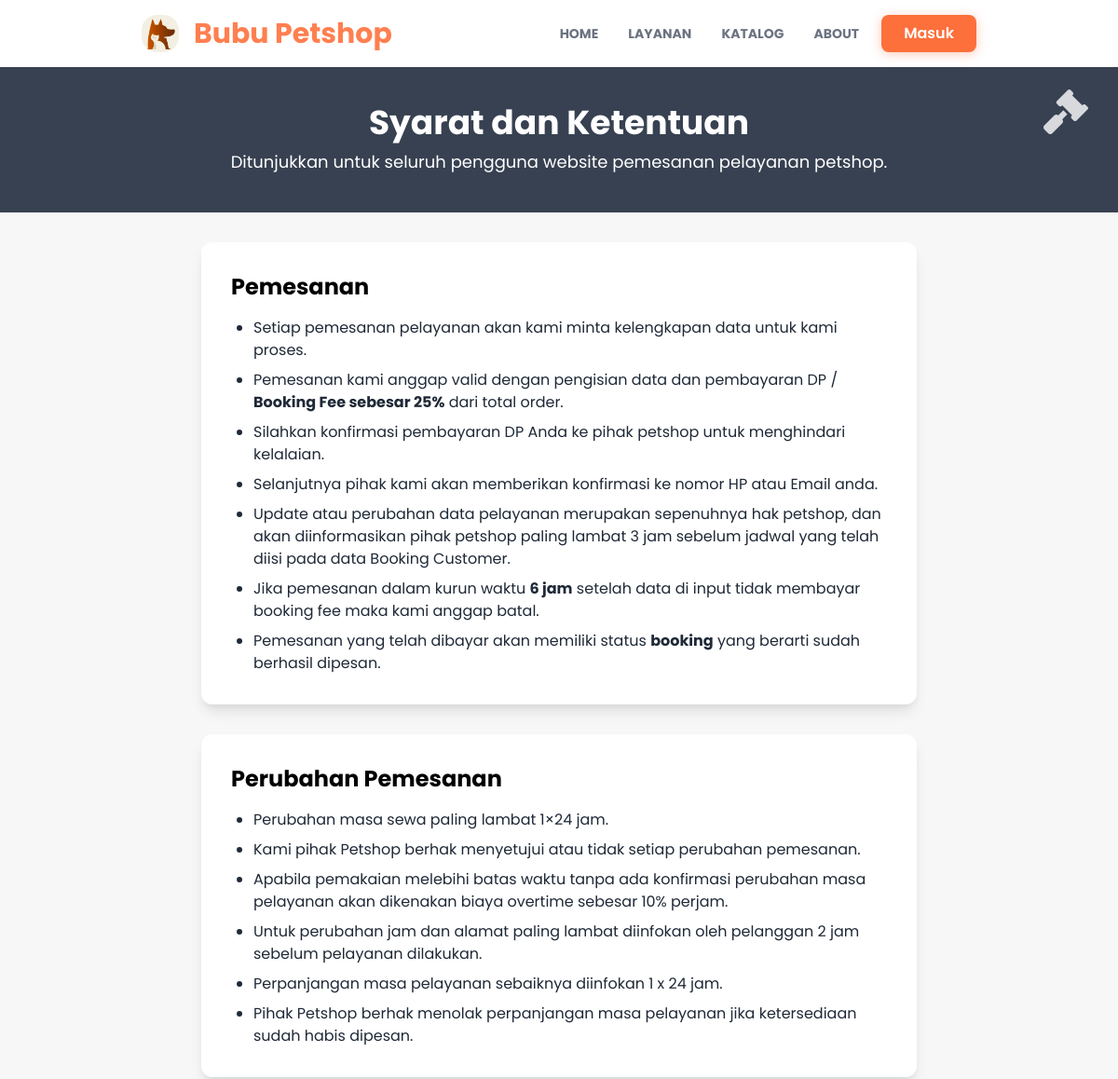
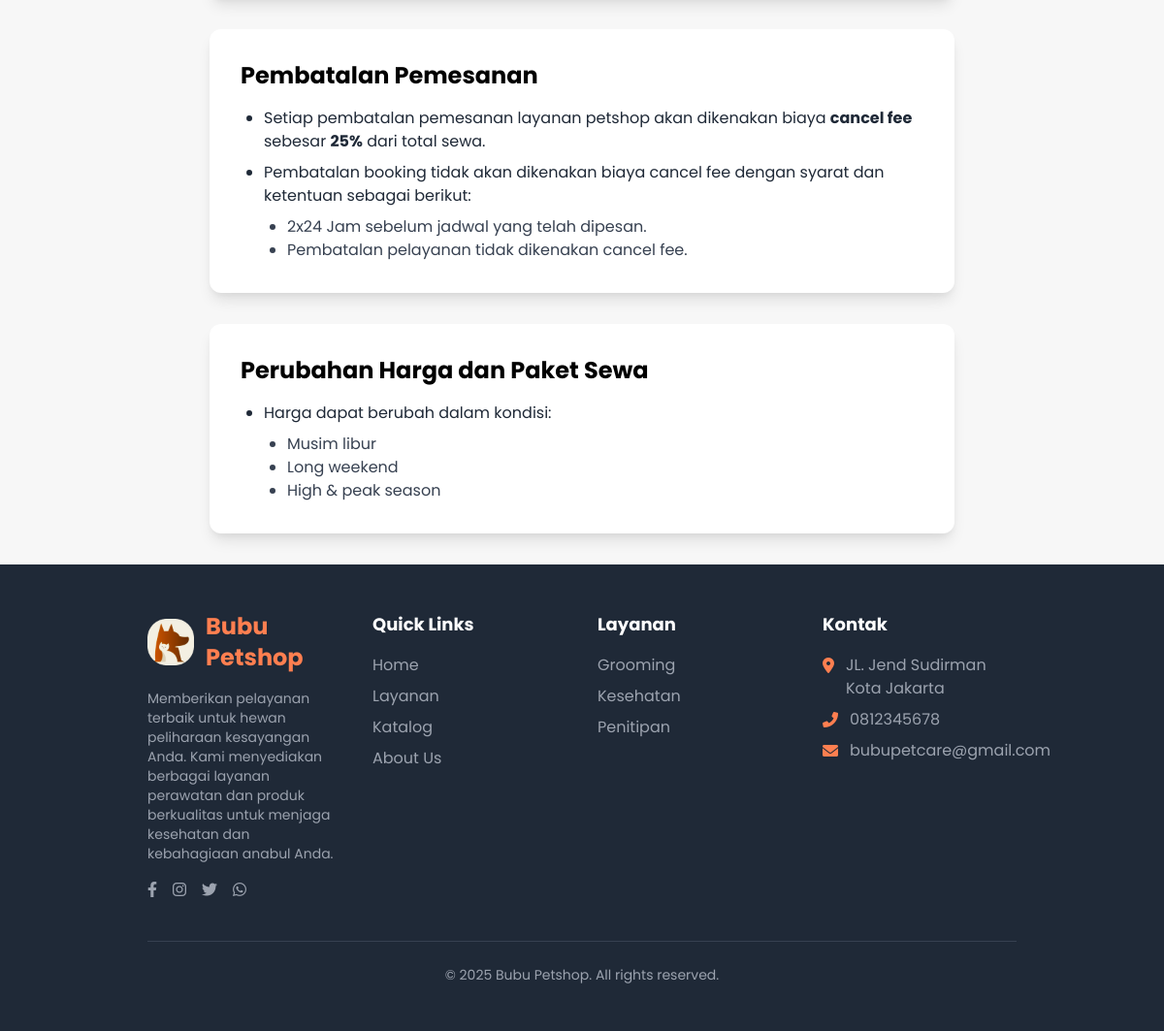
Page /syaratdanketentuan/ on the committed database (2 pictures, top to bottom).
### detailpetcare/models.py (models this page shows, shortened)
class DetailPetcare(models.Model):
    id = models.AutoField(primary_key=True)
    nama_petcare = models.CharField(max_length=50)
    tlp_petcare = models.CharField(max_length=20)
    email_petcare = models.CharField(max_length=100)
    alamat_petcare = models.TextField(blank=True, null=True)
    maps_petcare = models.CharField(max_length=1000, blank=True, null=True)
    deskripsi_petcare = models.TextField(blank=True, null=True)
    rekening_petcare = models.CharField(max_length=100, blank=True, null=True)
    pemilik_rekening = models.CharField(max_length=100, blank=True, null=True)
    nama_bank = models.CharField(max_length=100, blank=True, null=True)
    class Meta:
        db_table = 'detail_petcare'
        verbose_name_plural = "Detail Petcare"

### syaratdanketentuan/views.py (the view)
# urls.py: path("", views.index , name="index"),
def index(request):
    context = {
        'title': "Syarat dan Ketentuan",
    }
    return render(request, 'home/snkIndex.html', context)

### user/context_processors.py (called while the page is built)
def detail_petcare(request):
    try:
        detail = DetailPetcare.objects.first()
    except Exception:
        detail = None
    return {'detail_petcare': detail}

def current_route(request):
    match = request.resolver_match
    return {
        'namespace': match.namespace if match else '',
        'url_name': match.url_name if match else ''
    }

### templates/home/snkIndex.html (shortened to what this page needs)
{% extends 'base.html' %}
{% load static %}
{% block content %}
<div class="bg-gray-700 py-10 px-4 relative">
  <div class="container mx-auto text-center">
    <h1 class="text-4xl font-bold text-white mb-2">Syarat dan Ketentuan</h1>
    <p class="text-white text-lg">Ditunjukkan untuk seluruh pengguna website pemesanan pelayanan petshop.</p>
  </div>
  <i class="fas fa-gavel absolute top-6 right-8 sm:right-8 text-white opacity-80 text-4xl md:text-5xl section-icon"></i>
</div>
<section class="max-w-3xl mx-auto bg-white rounded-xl shadow-lg p-8 my-8">
  <h2 class="text-2xl font-bold mb-4 text-orange-600">Pemesanan</h2>
  <ul class="list-disc pl-6 space-y-2 text-gray-800">
    <li>Setiap pemesanan pelayanan akan kami minta kelengkapan data untuk kami proses.</li>
    <li>Pemesanan kami anggap valid dengan pengisian data dan pembayaran DP / <strong>Booking Fee sebesar 25%</strong>
      dari total order.</li>
    <li>Silahkan konfirmasi pembayaran DP Anda ke pihak petshop untuk menghindari kelalaian.</li>
    <li>Selanjutnya pihak kami akan memberikan konfirmasi ke nomor HP atau Email anda.</li>
    <li>Update atau perubahan data pelayanan merupakan sepenuhnya hak petshop, dan akan diinformasikan pihak petshop
      paling lambat 3 jam sebelum jadwal yang telah diisi pada data Booking Customer.</li>
    <li>Jika pemesanan dalam kurun waktu <strong>6 jam</strong> setelah data di input tidak membayar booking fee maka
      kami anggap batal.</li>
    <li>Pemesanan yang telah dibayar akan memiliki status <strong>booking</strong> yang berarti sudah berhasil dipesan.
    </li>
  </ul>
</section>
<section class="max-w-3xl mx-auto bg-white rounded-xl shadow-lg p-8 my-8">
  <h2 class="text-2xl font-bold mb-4 text-orange-600">Perubahan Pemesanan</h2>
  <ul class="list-disc pl-6 space-y-2 text-gray-800">
    <li>Perubahan masa sewa paling lambat 1×24 jam.</li>
    <li>Kami pihak Petshop berhak menyetujui atau tidak setiap perubahan pemesanan.</li>
    <li>Apabila pemakaian melebihi batas waktu tanpa ada konfirmasi perubahan masa pelayanan akan dikenakan biaya
      overtime sebesar 10% perjam.</li>
    <li>Untuk perubahan jam dan alamat paling lambat diinfokan oleh pelanggan 2 jam sebelum pelayanan dilakukan.</li>
    <li>Perpanjangan masa pelayanan sebaiknya diinfokan 1 x 24 jam.</li>
    <li>Pihak Petshop berhak menolak perpanjangan masa pelayanan jika ketersediaan sudah habis dipesan.</li>
  </ul>
</section>
<section class="max-w-3xl mx-auto bg-white rounded-xl shadow-lg p-8 my-8">
  <h2 class="text-2xl font-bold mb-4 text-orange-600">Pembatalan Pemesanan</h2>
  <ul class="list-disc pl-6 space-y-2 text-gray-800">
    <li>Setiap pembatalan pemesanan layanan petshop akan dikenakan biaya <strong>cancel fee</strong> sebesar
      <strong>25%</strong> dari total sewa.
    </li>
    <li>Pembatalan booking tidak akan dikenakan biaya cancel fee dengan syarat dan ketentuan sebagai berikut:
      <ul class="list-disc pl-6 mt-2 text-gray-700">
        <li>2x24 Jam sebelum jadwal yang telah dipesan.</li>
        <li>Pembatalan pelayanan tidak dikenakan cancel fee.</li>
      </ul>
    </li>
  </ul>
</section>
<section class="max-w-3xl mx-auto bg-white rounded-xl shadow-lg p-8 my-8">
  <h2 class="text-2xl font-bold mb-4 text-orange-600">Perubahan Harga dan Paket Sewa</h2>
  <ul class="list-disc pl-6 space-y-2 text-gray-800">
    <li>Harga dapat berubah dalam kondisi:
      <ul class="list-disc pl-6 mt-2 text-gray-700">
        <li>Musim libur</li>
        <li>Long weekend</li>
        <li>High &amp; peak season</li>
      </ul>
    </li>
  </ul>
</section>
{% endblock content %}

### templates/snippets/navbar.html (shortened to what this page needs)
{% load static %}
<nav id="navbar" class="bg-white py-4 shadow-md transition-all duration-300 ease-in-out">
  <div class="container mx-auto px-8 md:px-16 flex items-center">
    <a href="#" class="flex items-center flex-shrink-0">
      <img src="{% static 'base-img/icon.png' %}" alt="Bubu Petshop Logo" class="w-8 md:w-10 mr-2 md:mr-4" />
      <span class="text-xl md:text-3xl font-bold text-orange-theme rounded-md">{{ detail_petcare.nama_petcare }}</span>
    </a>
    <div id="navbar-menu" class="navbar-menu hidden lg:flex lg:items-center lg:w-auto w-full">
      <div class="text-sm lg:flex lg:mr-4">
        <a href="{% url 'home:index' %}"
          class="block mt-4 lg:inline-block lg:mt-0 text-gray-500 font-bold uppercase hover-text-orange-theme mr-4 p-2 rounded-md transition-colors duration-200 {% if namespace == 'home' %}text-orange-theme{% endif %}">HOME</a>
        <a href="{% url 'home:index' %}#layanan"
          class="block mt-4 lg:inline-block lg:mt-0 text-gray-500 font-bold uppercase hover-text-orange-theme mr-4 p-2 rounded-md transition-colors duration-200">LAYANAN
          <a href="{% url 'home:index' %}#katalog"
            class="block mt-4 lg:inline-block lg:mt-0 text-gray-500 font-bold uppercase hover-text-orange-theme mr-4 p-2 rounded-md transition-colors duration-200">KATALOG</a>
          <a href="{% url 'home:index' %}#about"
            class="block mt-4 lg:inline-block lg:mt-0 text-gray-500 font-bold uppercase hover-text-orange-theme p-2 rounded-md transition-colors duration-200">ABOUT</a>
      </div>
      <div id="auth-section" class="user-auth-section w-full lg:w-auto flex justify-center items-center mt-4 lg:mt-0">
        {% if not user.is_authenticated %}
        <a href="{% url 'user:login' %}" class="btn-modern">
          Masuk
        </a>
        {% endif %}
      </div>
    </div>
  </div>
</nav>

### templates/snippets/footer.html
{% load static %}
<footer class="bg-gray-800 text-white py-12">
  <div class="container mx-auto px-4 md:px-8 lg:px-16">
    <div class="grid grid-cols-1 md:grid-cols-2 lg:grid-cols-4 gap-8">
      <div class="col-span-1 md:col-span-2 lg:col-span-1">
        <div class="flex items-center mb-4">
          <img src="{% static 'base-img/icon.png' %}" alt="Bubu Petshop Logo" class="w-12 mr-3">
          <span class="text-2xl font-bold text-orange-theme">{{ detail_petcare.nama_petcare }}</span>
        </div>
        <p class="text-sm text-gray-400 mb-4">
          Memberikan pelayanan terbaik untuk hewan peliharaan kesayangan Anda. Kami menyediakan berbagai layanan
          perawatan dan produk berkualitas untuk menjaga kesehatan dan kebahagiaan anabul Anda.
        </p>
        <div class="flex space-x-4">
          <a href="#" class="text-gray-400 hover:text-orange-theme transition-colors duration-300">
            <i class="fab fa-facebook-f"></i>
          </a>
          <a href="#" class="text-gray-400 hover:text-orange-theme transition-colors duration-300">
            <i class="fab fa-instagram"></i>
          </a>
          <a href="#" class="text-gray-400 hover:text-orange-theme transition-colors duration-300">
            <i class="fab fa-twitter"></i>
          </a>
          <a href="#" class="text-gray-400 hover:text-orange-theme transition-colors duration-300">
            <i class="fab fa-whatsapp"></i>
          </a>
        </div>
      </div>
      <div>
        <h3 class="text-lg font-bold mb-4 text-white">Quick Links</h3>
        <ul class="space-y-2">
          <li><a href="{% url 'home:index' %}"
              class="text-gray-400 hover:text-orange-theme transition-colors duration-300">Home</a>
          </li>
          <li><a href="{% url 'home:index' %}#layanan"
              class="text-gray-400 hover:text-orange-theme transition-colors duration-300">Layanan</a>
          </li>
          <li><a href="{% url 'home:index' %}#katalog"
              class="text-gray-400 hover:text-orange-theme transition-colors duration-300">Katalog</a>
          </li>
          <li><a href="{% url 'home:index' %}#about"
              class="text-gray-400 hover:text-orange-theme transition-colors duration-300">About Us</a>
          </li>
        </ul>
      </div>
      <div>
        <h3 class="text-lg font-bold mb-4 text-white">Layanan</h3>
        <ul class="space-y-2">
          <li><a href="{% url 'bookinglayanan:index' %}"
              class="text-gray-400 hover:text-orange-theme transition-colors duration-300">Grooming</a></li>
          <li><a href="{% url 'bookinglayanan:index' %}"
              class="text-gray-400 hover:text-orange-theme transition-colors duration-300">Kesehatan</a></li>
          <li><a href="{% url 'bookinglayanan:index' %}"
              class="text-gray-400 hover:text-orange-theme transition-colors duration-300">Penitipan</a></li>
        </ul>
      </div>
      <div>
        <h3 class="text-lg font-bold mb-4 text-white">Kontak</h3>
        <ul class="space-y-2">
          <li class="flex items-start">
            <i class="fas fa-map-marker-alt text-orange-theme mt-1 mr-3"></i>
            <span class="text-gray-400">{{ detail_petcare.alamat_petcare }}</span>
          </li>
          <li class="flex items-center">
            <i class="fas fa-phone-alt text-orange-theme mr-3"></i>
            <span class="text-gray-400">{{ detail_petcare.tlp_petcare }}</span>
          </li>
          <li class="flex items-center">
            <i class="fas fa-envelope text-orange-theme mr-3"></i>
            <span class="text-gray-400">{{ detail_petcare.email_petcare }}</span>
          </li>
        </ul>
      </div>
    </div>
    <div class="border-t border-gray-700 mt-10 pt-6 text-center text-gray-400 text-sm">
      <p>&copy; 2025 Bubu Petshop. All rights reserved.</p>
    </div>
  </div>
</footer>

### static/css/style.css (style rules this page uses)
html { scroll-behavior: smooth; }
body { font-family: 'Poppins', sans-serif; background-color: #f7f7f7; overflow-x: hidden; }
.text-orange-theme { color: #FF7F50; }
.btn-modern { background-color: #fd703c; color: white; font-weight: 600; padding: 0.5rem 1.5rem; border-radius: 0.5rem; box-shadow: 0 2px 12px rgba(255, 127, 80, 0.4); transition: all 0.3s ease; border: none; outline: none; position: relative; overflow: hidden; cursor: pointer; display: inline-block; text-align: center; white-space: nowrap; }
.section-icon { animation: float 6s ease-in-out infinite; }

### rows in the picture
DetailPetcare: nama_petcare "Bubu Petshop", alamat_petcare "JL. Jend Sudirman Kota Jakarta", tlp_petcare "0812345678", email_petcare "bubupetcare@gmail.com"
